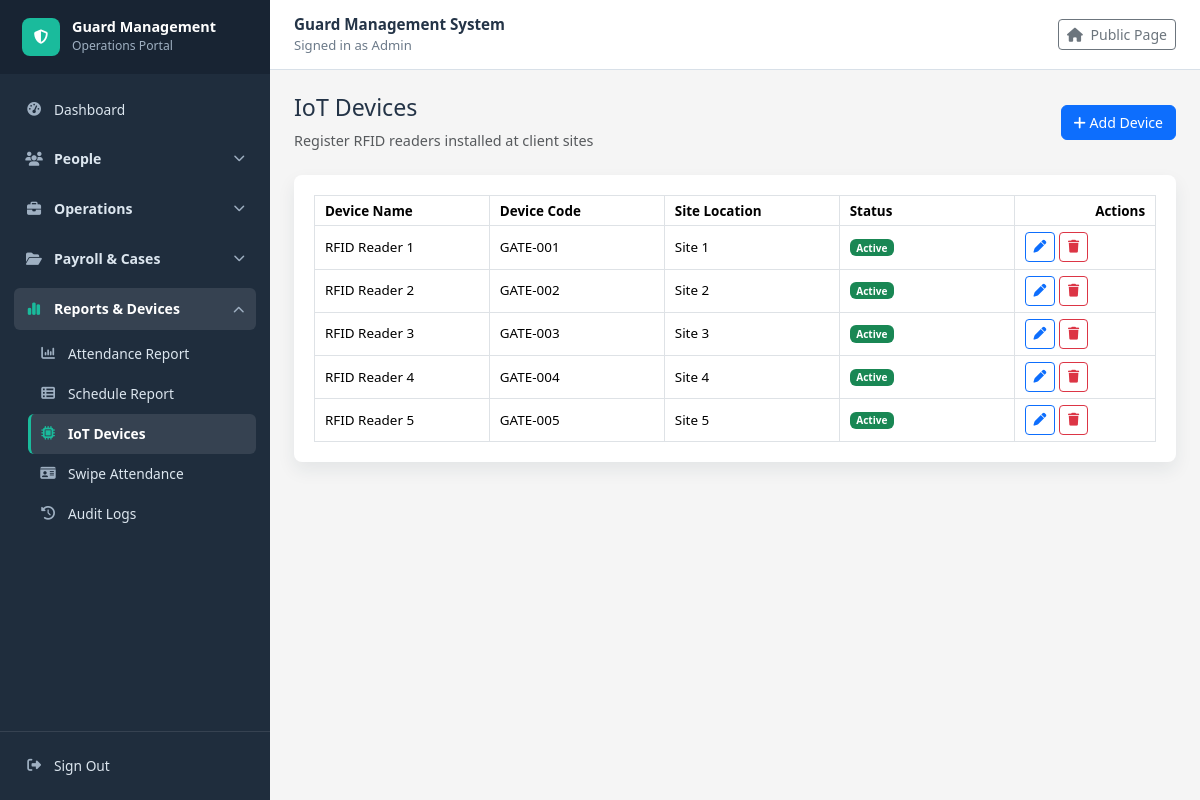
The app's page /iot/devices/ (signed in) with its own data.
### guardmanagementsystem/models.py (models this page shows, shortened)
class IoTDevice(models.Model):
    DEVICE_STATUS_CHOICES = [
        (True, "Active"),
        (False, "Inactive"),
    ]
    device_id = models.AutoField(primary_key=True)
    device_name = models.CharField(max_length=100)
    device_code = models.CharField(max_length=50, unique=True)
    site_location = models.CharField(max_length=200)
    api_key = models.CharField(max_length=100)
    is_active = models.BooleanField(choices=DEVICE_STATUS_CHOICES, default=True)

### guardmanagementsystem/views.py (the view)
# urls.py: path("iot/devices/", views.iot_device_list, name="iot_device_list"),
@login_required
def iot_device_list(request):
    devices = IoTDevice.objects.all().order_by("site_location", "device_name")
    return show_records(request, devices, "guardmanagementsystem/iot_device_list.html", "devices")

### guardmanagementsystem/views.py (called while the page is built)
def show_records(request, queryset, template_name, context_name):
    return render(request, template_name, {
        context_name: queryset
    })

### guardmanagementsystem/templates/guardmanagementsystem/iot_device_list.html
{% extends "guardmanagementsystem/base.html" %}
{% block content %}
<div class="d-flex justify-content-between align-items-center mb-4">
    <div>
        <h2>IoT Devices</h2>
        <p class="text-muted mb-0">Register RFID readers installed at client sites</p>
    </div>
    <a href="{% url 'iot_device_add' %}" class="btn btn-primary">
        <i class="fa fa-plus"></i> Add Device
    </a>
</div>
<div class="table-card">
    <div class="table-responsive">
        <table class="table table-hover table-bordered align-middle mb-0 export-table" data-export-title="IoT Devices">
            <thead>
                <tr>
                    <th>Device Name</th>
                    <th>Device Code</th>
                    <th>Site Location</th>
                    <th>Status</th>
                    <th class="text-end">Actions</th>
                </tr>
            </thead>
            <tbody>
                {% for device in devices %}
                    <tr>
                        <td>{{ device.device_name }}</td>
                        <td>{{ device.device_code }}</td>
                        <td>{{ device.site_location }}</td>
                        <td>
                            {% if device.is_active %}
                                <span class="badge bg-success">Active</span>
                            {% else %}
                                <span class="badge bg-secondary">Inactive</span>
                            {% endif %}
                        </td>
                        <td>
                            <div class="action-buttons">
                                <a href="{% url 'iot_device_edit' device.device_id %}" class="btn btn-sm btn-outline-primary">
                                    <i class="fa fa-pen"></i>
                                </a>
                                <a href="{% url 'iot_device_delete' device.device_id %}" class="btn btn-sm btn-outline-danger">
                                    <i class="fa fa-trash"></i>
                                </a>
                            </div>
                        </td>
                    </tr>
                {% empty %}
                    <tr>
                        <td colspan="5" class="text-center text-muted py-4">No IoT devices found.</td>
                    </tr>
                {% endfor %}
            </tbody>
        </table>
    </div>
</div>
{% endblock %}

### guardmanagementsystem/templates/guardmanagementsystem/base.html (shortened to what this page needs)
<!doctype html>
<html lang="en">
<head>
    <link href="https://cdn.jsdelivr.net/npm/bootstrap@5.3.3/dist/css/bootstrap.min.css" rel="stylesheet">
    <link href="https://cdnjs.cloudflare.com/ajax/libs/font-awesome/6.5.2/css/all.min.css" rel="stylesheet">
</head>
<body>
    {% with current_url=request.resolver_match.url_name %}
    <div class="app-layout">
        <aside class="sidebar">
            <div class="d-flex align-items-center justify-content-between">
                <a class="sidebar-brand flex-grow-1" href="{% url 'dashboard' %}">
                    <span class="brand-mark"><i class="fa fa-shield-halved"></i></span>
                    <span>
                        <span class="brand-title">Guard Management</span>
                        <span class="brand-subtitle">Operations Portal</span>
                    </span>
                </a>
            </div>
            <nav id="sidebarNav" class="sidebar-nav collapse d-lg-block">
                <a class="sidebar-link {% if current_url == 'dashboard' %}active{% endif %}" href="{% url 'dashboard' %}">
                    <i class="fa fa-gauge-high"></i> Dashboard
                </a>
                <div class="sidebar-module">
                    <button class="module-toggle" type="button" data-bs-toggle="collapse" data-bs-target="#peopleModule" aria-controls="peopleModule" aria-expanded="{% if current_url in 'supervisor_list supervisor_add supervisor_edit supervisor_delete guard_list guard_add guard_edit guard_delete client_list client_add client_edit client_delete' %}true{% else %}false{% endif %}">
                        <span class="module-title"><i class="fa fa-users"></i> People</span>
                        <i class="fa fa-chevron-down module-chevron"></i>
                    </button>
                </div>
                <div class="sidebar-module">
                    <button class="module-toggle" type="button" data-bs-toggle="collapse" data-bs-target="#operationsModule" aria-controls="operationsModule" aria-expanded="{% if current_url in 'deployment_list deployment_add deployment_edit deployment_delete program_guard attendance_list attendance_add attendance_edit attendance_delete shift_list shift_add shift_edit shift_delete shift_import schedule_csv_template asset_list asset_add asset_edit asset_delete' %}true{% else %}false{% endif %}">
                        <span class="module-title"><i class="fa fa-briefcase"></i> Operations</span>
                        <i class="fa fa-chevron-down module-chevron"></i>
                    </button>
                </div>
                <div class="sidebar-module">
                    <button class="module-toggle" type="button" data-bs-toggle="collapse" data-bs-target="#payrollCasesModule" aria-controls="payrollCasesModule" aria-expanded="{% if current_url in 'salary_list salary_add salary_edit salary_delete salary_payslip_general salary_payslip_individual advance_request_list advance_request_add advance_request_edit advance_request_delete incident_list incident_add incident_edit incident_delete incident_pdf_report disciplinary_action_list disciplinary_action_add disciplinary_action_edit disciplinary_action_delete' %}true{% else %}false{% endif %}">
                        <span class="module-title"><i class="fa fa-folder-open"></i> Payroll & Cases</span>
                        <i class="fa fa-chevron-down module-chevron"></i>
                    </button>
                </div>
                <div class="sidebar-module">
                    <button class="module-toggle" type="button" data-bs-toggle="collapse" data-bs-target="#reportsDevicesModule" aria-controls="reportsDevicesModule" aria-expanded="{% if current_url in 'attendance_query_report schedule_report schedule_report_csv_export iot_device_list iot_device_add iot_device_edit iot_device_delete iot_swipe_attendance audit_log_list' %}true{% else %}false{% endif %}">
                        <span class="module-title"><i class="fa fa-chart-simple"></i> Reports & Devices</span>
                        <i class="fa fa-chevron-down module-chevron"></i>
                    </button>
                    <div id="reportsDevicesModule" class="collapse {% if current_url in 'attendance_query_report schedule_report schedule_report_csv_export iot_device_list iot_device_add iot_device_edit iot_device_delete iot_swipe_attendance audit_log_list' %}show{% endif %}">
                        <div class="module-menu">
                            <a class="sidebar-link {% if current_url == 'attendance_query_report' %}active{% endif %}" href="{% url 'attendance_query_report' %}">
                                <i class="fa fa-chart-column"></i> Attendance Report
                            </a>
                            <a class="sidebar-link {% if current_url in 'schedule_report schedule_report_csv_export' %}active{% endif %}" href="{% url 'schedule_report' %}">
                                <i class="fa fa-table-list"></i> Schedule Report
                            </a>
                            <a class="sidebar-link {% if current_url in 'iot_device_list iot_device_add iot_device_edit iot_device_delete' %}active{% endif %}" href="{% url 'iot_device_list' %}">
                                <i class="fa fa-microchip"></i> IoT Devices
                            </a>
                            <a class="sidebar-link {% if current_url == 'iot_swipe_attendance' %}active{% endif %}" href="{% url 'iot_swipe_attendance' %}">
                                <i class="fa fa-id-card"></i> Swipe Attendance
                            </a>
                            <a class="sidebar-link {% if current_url == 'audit_log_list' %}active{% endif %}" href="{% url 'audit_log_list' %}">
                                <i class="fa fa-clock-rotate-left"></i> Audit Logs
                            </a>
                        </div>
                    </div>
                </div>
            </nav>
            <div class="sidebar-footer">
                {% if request.user.is_authenticated %}
                    <a class="sidebar-link" href="{% url 'signout' %}">
                        <i class="fa fa-right-from-bracket"></i> Sign Out
                    </a>
                {% else %}
                    <a class="sidebar-link" href="{% url 'signin' %}">
                        <i class="fa fa-right-to-bracket"></i> Sign In
                    </a>
                {% endif %}
            </div>
        </aside>
        <div class="main-panel">
            <header class="topbar">
                <div>
                    <p class="topbar-title">Guard Management System</p>
                    <div class="topbar-user">
                        {% if request.user.is_authenticated %}
                            Signed in as {{ request.user.username }}
                        {% else %}
                            Staff portal
                        {% endif %}
                    </div>
                </div>
                <a class="btn btn-sm btn-outline-secondary" href="{% url 'welcome' %}">
                    <i class="fa fa-house me-1"></i> Public Page
                </a>
            </header>
            <main class="container-fluid page-shell content-area">
                {% block content %}{% endblock %}
            </main>
        </div>
    </div>
    {% endwith %}
</body>
</html>

### guardmanagementsystem/templates/guardmanagementsystem/base.html (style rules this page uses)
:root { --brand: #1abb9c; --brand-dark: #117e69; --line: #d8e0e8; --muted: #6c7a89; --sidebar-bg: #1f2d3d; --sidebar-bg-dark: #182433; --sidebar-active: #1abb9c; }
body { background: whitesmoke; color: #243447; font-size: 0.9rem; min-height: 100vh; }
h2 { font-size: 1.45rem; }
.btn, .form-control, .form-select, .table, .dropdown-menu { font-size: 0.88rem; }
.app-layout { display: flex; min-height: 100vh; }
.sidebar { background: var(--sidebar-bg); color: #dce6ef; display: flex; flex-direction: column; flex: 0 0 270px; min-height: 100vh; position: sticky; top: 0; }
.sidebar-brand { align-items: center; background: var(--sidebar-bg-dark); color: #fff; display: flex; gap: 12px; min-height: 70px; padding: 18px 22px; text-decoration: none; }
.brand-mark { align-items: center; background: var(--sidebar-active); border-radius: 8px; display: inline-flex; height: 38px; justify-content: center; width: 38px; }
.brand-title { display: block; font-size: 0.9rem; font-weight: 800; line-height: 1.15; }
.brand-subtitle { color: #9fb0c2; display: block; font-size: 0.76rem; margin-top: 2px; }
.sidebar-nav { overflow-y: auto; padding: 16px 14px 22px; }
.sidebar-module { margin-top: 8px; }
.module-toggle { align-items: center; background: transparent; border: 0; border-radius: 6px; color: #dce6ef; display: flex; font-weight: 700; gap: 11px; justify-content: space-between; min-height: 42px; padding: 9px 11px; text-align: left; width: 100%; font-size: 0.88rem; }
.module-toggle:hover, .module-toggle[aria-expanded="true"] { background: rgba(255, 255, 255, 0.1); color: #fff; }
.module-title { align-items: center; display: inline-flex; gap: 11px; }
.module-title i { color: #9fb0c2; text-align: center; width: 18px; }
.module-toggle[aria-expanded="true"] .module-title i { color: var(--sidebar-active); }
.module-chevron { color: #9fb0c2; font-size: 0.72rem; transition: transform 0.15s ease; }
.module-toggle[aria-expanded="true"] .module-chevron { transform: rotate(180deg); }
.module-menu { padding: 4px 0 8px 14px; }
.sidebar-link { align-items: center; border-radius: 6px; color: #dce6ef; display: flex; gap: 11px; min-height: 40px; padding: 9px 11px; text-decoration: none; font-size: 0.86rem; }
.sidebar-link i { color: #9fb0c2; text-align: center; width: 18px; }
.sidebar-link:hover, .sidebar-link.active { background: rgba(255, 255, 255, 0.1); color: #fff; }
.sidebar-link.active { border-left: 3px solid var(--sidebar-active); font-weight: 700; padding-left: 8px; }
.sidebar-link.active i { color: var(--sidebar-active); }
.sidebar-footer { border-top: 1px solid rgba(255, 255, 255, 0.1); margin-top: auto; padding: 14px; }
.main-panel { display: flex; flex: 1 1 auto; flex-direction: column; min-width: 0; }
.topbar { align-items: center; background: #fff; border-bottom: 1px solid var(--line); display: flex; justify-content: space-between; min-height: 70px; padding: 0 24px; }
.topbar-title { font-size: 0.95rem; font-weight: 800; margin: 0; }
.topbar-user { color: var(--muted); font-size: 0.82rem; }
.page-shell { padding: 24px 24px 40px; }
.content-area { flex: 1 1 auto; }
.table-card { background: #fff; border-radius: 8px; padding: 20px; box-shadow: 0 8px 18px rgba(31, 45, 61, 0.08); }
.table { font-size: 0.84rem; line-height: 1.25; margin-bottom: 0; table-layout: auto; width: 100%; }
.table-responsive { overflow-x: auto; }
.table-responsive > .table, .dataTable { min-width: max-content; }
.table th, .table td { padding: 0.38rem 0.62rem; vertical-align: middle; }
.table th { min-width: 130px; white-space: nowrap; }
.table td { min-width: 110px; overflow-wrap: anywhere; }
.table th.text-end, .table td.text-end, .table th:last-child, .table td:last-child { min-width: 105px; white-space: nowrap; }
.table .btn, .table .form-control, .table .form-select { font-size: 0.8rem; min-height: 30px; padding-bottom: 0.25rem; padding-top: 0.25rem; }

### records on screen
IoTDevice: device_name "RFID Reader 1", device_code "GATE-001", site_location "Site 1", is_active "Active"
IoTDevice: device_name "RFID Reader 2", device_code "GATE-002", site_location "Site 2", is_active "Active"
IoTDevice: device_name "RFID Reader 3", device_code "GATE-003", site_location "Site 3", is_active "Active"
IoTDevice: device_name "RFID Reader 4", device_code "GATE-004", site_location "Site 4", is_active "Active"
IoTDevice: device_name "RFID Reader 5", device_code "GATE-005", site_location "Site 5", is_active "Active"

### other values on screen
{{ request.user.username }} "Admin"
